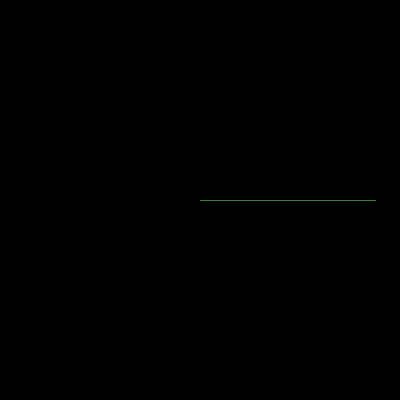
Frame 1 (no input)
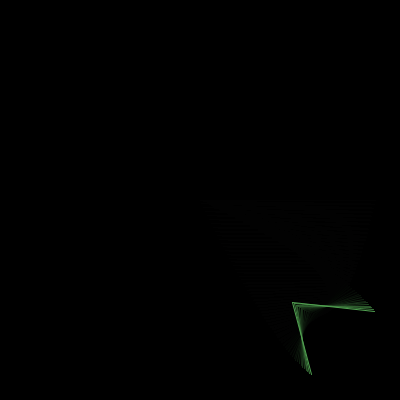
Frame 60 (the mouse pressed at the canvas centre just before this capture)
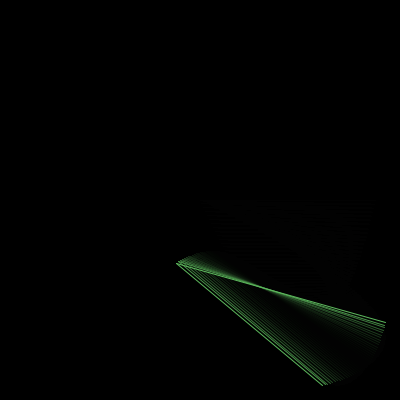
Frame 120 (the mouse held since frame 60 and released just before this capture)

The Processing sketch that drew these frames (run headless with seeded random() and noise(); from frame 60 on, the mouse is pressed at the canvas centre):

// Processing sketch: lines_03
// ── lines_03.pde
float lth=8;
float gap=5;
float lfo1=0.0;
float lfo2=0.1;
float t=0;
float dt=0.01;

void setup(){
  size(400,400);
  colorMode(HSB,360,100,100,100);
  background(0);
}

float f00(float a,float f,float t){
  return a*sin(f*t);
}

float f01(float t){
  return f00(0.25*height,1,t)+f00(0.1*height,3,t)+f00(0.1*height,5,t);
}

float f02(float t){
  return f00(0.5*height*exp(-0.1*t),2.0,t);
}

void draw(){
  stroke(0,0,0,20);
  fill(0,0,0,20);
  rect(0,0,width,height);
  stroke(120,50,50+f00(25,1,t),100);
  float fy1=height/2+f01(t);
  float fy2=height/2+f02(t);
  float fx1=(width/2)*(1+cos(t+0.5));
  float fx2=(width/2)*(1+sin(t));
  line(fx1,fy1,fy2,fx2);
  line(fx2,fy2,fx1,fy1);
  t+=dt;
}
